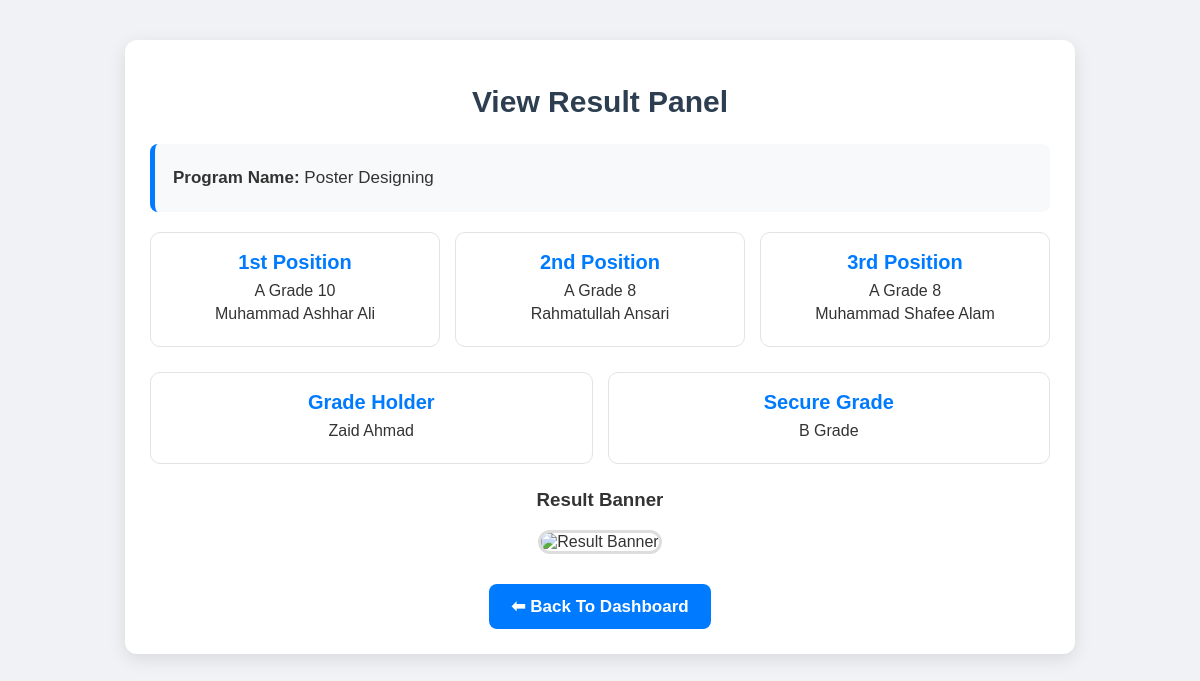
The app's page /wing-panel/result-view/8/ (signed in) with its own data.
### wing_panel/models.py (models this page shows, shortened)
class Program_Bank(models.Model):
   Program_Created = models.ForeignKey(Wing_Model, on_delete=models.CASCADE)
   Program_Code = models.CharField(max_length=100)
   Program_name = models.CharField(max_length=200)
   Program_Venue = models.CharField(max_length=250)
   Program_date = models.DateField(default=timezone.now)
   Program_poster = models.ImageField(upload_to="Programs/", blank=True, null=True)
   Tatal_Registrations = models.IntegerField(default=0)
   is_Registration = models.BooleanField(default=True )
   is_Resulted = models.BooleanField(default=False)

class Result_Bank_Model(models.Model):
    Result_Uploaded_By = models.ForeignKey(Wing_Model, on_delete=models.CASCADE)
    Result_Programe = models.ForeignKey(Program_Bank, on_delete=models.CASCADE)
    Position_Holder1 = models.ForeignKey(
        Candidates_Registration_Model,
        on_delete=models.CASCADE,
        related_name='position_holder_1',
        blank=True,
        null=True
        )
    Position_Holder1_Grade = models.CharField(max_length=250, default="No Grade", null=True, blank=True)
    Position_Holder1_Mark = models.IntegerField( default=0)
    Position_Holder2 = models.ForeignKey(
        Candidates_Registration_Model,
        on_delete=models.CASCADE,
        related_name='position_holder_2',
        blank=True,
        null=True
        )
    Position_Holder2_Grade = models.CharField(max_length=250,default="No Grade", null=True, blank=True)
    Position_Holder2_Mark = models.IntegerField(default=0)
    Position_Holder3 = models.ForeignKey(
        Candidates_Registration_Model,
        on_delete=models.CASCADE,
        related_name='position_holder_3',
        blank=True,
        null=True
        )
    Position_Holder3_Grade = models.CharField(max_length=250,default="No Grade", null=True, blank=True)
    Position_Holder3_Mark = models.IntegerField(default= 0)
    Grande_Holder = models.ForeignKey(
        Candidates_Registration_Model,
        blank=True, null=True,
        on_delete=models.CASCADE,
        related_name="Grande_Holder"
        )
    Secure_Grade = models.CharField(default='No Grade',max_length=250)
    Grande_Holder_Mark = models.IntegerField(default= 0)

class Candidates_Registration_Model(models.Model):
    Candidates_Name = models.ForeignKey(Student_Model,on_delete = models.CASCADE)
    Registered_Programe = models.ForeignKey(Program_Bank, on_delete=models.CASCADE)

### admin_panel/models.py (models this page shows, shortened)
class Student_Model(models.Model):
    user_Stn = models.OneToOneField(User, on_delete=models.CASCADE)  # link with login user
    Student_Add_no = models.CharField(max_length=50, unique=True)
    Student_Name = models.CharField(max_length=250)
    Student_Phone = models.CharField(max_length=15)
    Student_Position = models.CharField(max_length=100)
    Student_Goal = models.CharField(max_length=250, null=True, blank=True)
    Student_Dob = models.DateField(default="2010-08-10")
    Student_Father = models.CharField(max_length=250)
    Student_Address = models.CharField(max_length=250)
    Student_Img = models.ImageField(upload_to='student_Box/')
    is_Controller = models.BooleanField(null=True, blank=True, default=False)
    Total_OutReachs = models.IntegerField(default=0)
    Total_Anjuman_e_Huda = models.IntegerField(default=0)
    Total_Self_Creations = models.IntegerField(default=0)
    Total_ClassProgrames = models.IntegerField(default=0)
    Total_Registered = models.IntegerField(default=0)
    Total_ReSulted = models.IntegerField(default=0)
    Tatal_Points = models.IntegerField(default=0)
    Total_OutReachPoints = models.IntegerField(default=0)
    Total_SelfCreationPoints = models.IntegerField(default=0)
    Total_ClassProgramesPoints = models.IntegerField(default=0)
    Total_AnjumanHudaPoints = models.IntegerField(default=0)

### wing_panel/views.py (the view)
# urls.py: path('result-view/<int:programe_id>/', views.View_Programe_Results, name="View_Programe_Results"),
@login_required
def View_Programe_Results(request, programe_id):
    wing_Ojt = Wing_Model.objects.get(wing_user=request.user)
    Selected_Programe = Program_Bank.objects.get(id=programe_id)
    Result_Objt = Result_Bank_Model.objects.filter(
        Result_Programe=Selected_Programe
    ).first()
    context = {
        "Selected_Programe": Selected_Programe,
        "Result_Objt": Result_Objt
    }
    return render(request, "ViewResults.html", context)

### templates/ViewResults.html (shortened to what this page needs)
<!DOCTYPE html>
<html lang="en">
<head>
</head>
<body>
    <div class="container">
        <h1>View Result Panel</h1>
        <div class="info-box">
            <p><strong>Program Name:</strong> {{ Selected_Programe.Program_name }}</p>
        </div>
        <div class="positions">
            <div class="card">
                <div class="card-title">1st Position</div>
                <span class="badge badge-success">{{Result_Objt.Position_Holder1_Grade}}</span>
                <span class="badge badge-success">{{Result_Objt.Position_Holder1_Mark}}</span>
                <p>{{ Result_Objt.Position_Holder1.Candidates_Name.Student_Name }}</p>
            </div>
            <div class="card">
                <div class="card-title">2nd Position</div>
                <span class="badge badge-success">{{Result_Objt.Position_Holder2_Grade}}</span>
                <span class="badge badge-success">{{Result_Objt.Position_Holder2_Mark}}</span>
                <p>{{ Result_Objt.Position_Holder2.Candidates_Name.Student_Name }}</p>
            </div>
            <div class="card">
                <div class="card-title">3rd Position</div>
                <span class="badge badge-success">{{Result_Objt.Position_Holder2_Grade}}</span>
                <span class="badge badge-success">{{Result_Objt.Position_Holder2_Mark}}</span>
                <p>{{ Result_Objt.Position_Holder3.Candidates_Name.Student_Name }}</p>
            </div>
        </div>
        {% if Result_Objt.Grande_Holder %}
        <div class="positions">
            <div class="card">
                <div class="card-title">Grade Holder</div>
                <p>{{ Result_Objt.Grande_Holder.Candidates_Name.Student_Name }}</p>
            </div>
            <div class="card">
                <div class="card-title">Secure Grade</div>
                <p>{{ Result_Objt.Secure_Grade }}</p>
            </div>
        </div>
        {% else %}
        <div class="info-box">
            <p>No Grade Holder</p>
        </div>
        {% endif %}
        <div class="banner">
            <h3>Result Banner</h3>
            {% if Selected_Programe.Program_poster %}
            <img src="{{ Result_Objt.Program_poster.url }}" alt="Result Banner">
            {% else %}
            <p>No Banner Uploaded</p>
            {% endif %}
        </div>
        <div class="back-btn">
            <a href="{% url 'Wing_DashBoard' %}">⬅ Back To Dashboard</a>
        </div>
    </div>
</body>
</html>

### templates/ViewResults.html (style rules this page uses)
body { margin: 0; padding: 0; font-family: "Poppins", sans-serif; background: #f0f2f5; color: #333; }
.container { max-width: 900px; margin: 40px auto; background: white; padding: 25px; border-radius: 12px; box-shadow: 0 5px 18px rgba(0, 0, 0, 0.1); }
h1 { font-size: 30px; text-align: center; margin-bottom: 25px; color: #2c3e50; }
.info-box { margin-bottom: 20px; padding: 18px; background: #f8f9fa; border-left: 5px solid #007bff; border-radius: 8px; }
.info-box p { margin: 6px 0; font-size: 17px; }
.positions { display: grid; grid-template-columns: repeat(auto-fit, minmax(250px, 1fr)); gap: 15px; margin-bottom: 25px; }
.card { background: #ffffff; padding: 18px; border-radius: 10px; border: 1px solid #e3e3e3; text-align: center; transition: 0.3s ease; }
.card-title { font-size: 20px; margin-bottom: 8px; font-weight: 600; color: #007bff; }
.card p { margin: 5px 0; font-size: 16px; }
.banner { text-align: center; margin-top: 25px; }
.banner img { width: 100%; max-width: 500px; border-radius: 12px; border: 3px solid #ddd; }
.back-btn { text-align: center; margin-top: 30px; }
.back-btn a { text-decoration: none; background: #007bff; color: white; padding: 12px 22px; border-radius: 8px; font-size: 17px; font-weight: 600; display: inline-block; transition: 0.3s ease; }

### records on screen
Program_Bank: Program_name "Poster Designing"
Result_Bank_Model: Position_Holder1_Grade "A Grade", Position_Holder1_Mark "10", Position_Holder1.Candidates_Name.Student_Name "Muhammad Ashhar Ali", Position_Holder2_Grade "A Grade", Position_Holder2_Mark "8", Position_Holder2.Candidates_Name.Student_Name "Rahmatullah Ansari", Position_Holder3.Candidates_Name.Student_Name "Muhammad Shafee Alam", Grande_Holder.Candidates_Name.Student_Name "Zaid Ahmad", Secure_Grade "B Grade"
